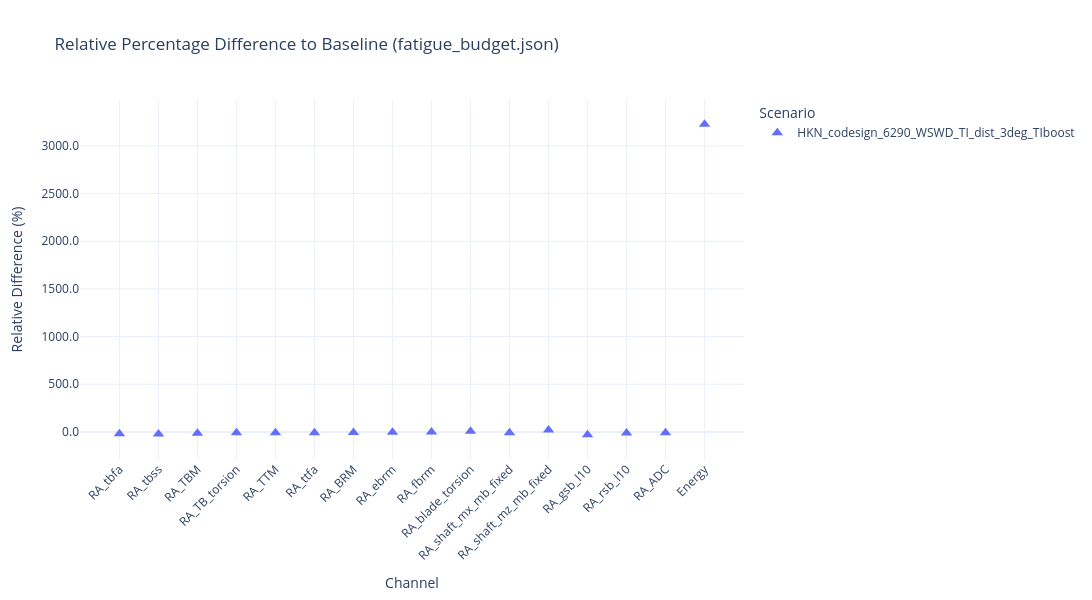

Notebook source saved alongside this figure:
### Code cell
# --- A) Relative-to-baseline scatter from fatigue_budget.json, using scenario FOLDERS ---

import json
import pandas as pd
import plotly.graph_objects as go
from pathlib import Path
from collections import Counter

# ==== CONFIG ====
marker_size = 10
marker_symbol = "triangle-up"
plot_width = 1200
plot_height = 600
# ================

# First folder is baseline; the rest are scenarios to compare against it
scenario_dirs = [
#     r"/groups/SUDOCO/Task23/sudoco_task2.3/baselines/HKN_randTS_10min",
#     r"/groups/SUDOCO/Task23/sudoco_task2.3/results/HKN_randTS_10min_lookuo_only",
#     r"/groups/SUDOCO/Task23/sudoco_task2.3/results/HKN_randTS_10min_override_bats",
#     r"/groups/SUDOCO/Task23/sudoco_task2.3/results/HKN_randTS_10min_rules_WFFCact_lookup_REV_ENRG_only",
#     r"/groups/SUDOCO/Task23/sudoco_task2.3/results/HKN_randTS_10min_shut_REV_WFFC_wspOnly_override_bats",
#     r"/groups/SUDOCO/Task23/sudoco_task2.3/results/HKN_randTS_10min_rules_shutdownREV_WFFCact_lookup_REV_only",
# r"/groups/SUDOCO/Task23/sudoco_task2.3/baselines/TS_DA_HKN_filled_small_gaps"
# r"/groups/SUDOCO/Task23/sudoco_task2.3/baselines/IEC_IB_baseline_IEA22MW",IEC_IB_baseline_IEA22MW
# r'/groups/SUDOCO/Task23/sudoco_task2.3/baselines/TS_FA_HKN_v3',
# r"/groups/SUDOCO/Task23/sudoco_task2.3/results/HKN_yaw_lookup_Pmax",
# r"/groups/SUDOCO/Task23/sudoco_task2.3/results/HKN_DA_yaw_lookup_Pmax_fixedTI_v2"
# r"/groups/SUDOCO/Task23/sudoco_task2.3/results/HKN_codesign_6725_yaw",
# r"baselines/TS_FA_HKN_v3",
# r"results/HKN_TS_DA_HKN_Revenue_shutdown_500",
# r"results/HKN_TS_DA_HKN_Revenue_shutdown_800",
# r"results/HKN_TS_DA_HKN_Revenue_shutdown_1000",
# r"results/HKN_TS_DA_HKN_Revenue_shutdown_1200",
# r"results/HKN_TS_DA_HKN_Revenue_shutdown_1400",
# r"results/HKN_TS_DA_HKN_Revenue_shutdown_1600",
# r'baselines/IEC_IA_baseline_IEA22MW',
# r'baselines/IEC_IB_baseline_IEA22MW',
# r'baselines/IEC_IC_baseline_IEA22MW',
# r'baselines/IEA_HKN_dist_baseline_22MW_single_clip',
# r'baselines/IEA_HKN_dist_baseline_22MW_single_clipTIboost',
# r'baselines/IEA_HKN_dist_baseline_22MW_single_clipTIboost2',
# r'baselines/IEA_HKN_dist_baseline_22MW_single_clipTIboost3',
# r'baselines/IEA_HKN_dist_baseline_22MW_single_clipTIboost4',
# r'baselines/IEA_HKN_dist_baseline_22MW_single_clipTIboost5',
# r'baselines/Dist_HKN_WSWD_TI_dist_3deg',

r'baselines/IEC_IC_baseline_IEA22MW',
# r"/groups/SUDOCO/Task23/sudoco_task2.3/baselines/Dist_HKN_WSWD_TI_dist_3deg_TIboost",
# r"/groups/SUDOCO/Task23/sudoco_task2.3/results/HKN_dist_yaw_lookup_Pmax_fixedTI_TIboost",
# r'results/HKN_codesign_3147_WSWD_TI_dist_3deg_TIboost',
# r'results/HKN_codesign_6725_WSWD_TI_dist_3deg_TIboost',
# r'results/HKN_codesign_8649_WSWD_TI_dist_3deg_TIboost',
r'results/HKN_codesign_6290_WSWD_TI_dist_3deg_TIboost',


# r"baselines/TS_FA_HKN_v3_TIboost",
#  r"/groups/SUDOCO/Task23/sudoco_task2.3/results/HKN_DA_yaw_lookup_Pmax_fixedTI_v2",
#  r"/groups/SUDOCO/Task23/sudoco_task2.3/results/HKN_DA_yaw_lookup_Pmax_fixedTI_v2_TIboost",

# r'baselines/IEC_IC_baseline_IEA22MW',
# r"baselines/Dist_HKN_WSWD_TI_dist_3deg_TIboost",

# r"baselines/TS_FA_HKN_v4_TIboost",
# r"results/HKN_DA_yaw_lookup_Pmax_fixedTI_v4_TIboost",


]

fatigue_files = [str(Path(d) / "fatigue_budget.json") for d in scenario_dirs]

# Load all JSON files into a DataFrame
data = []
for file in fatigue_files:
    with open(file) as f:
        data.append(json.load(f))
df = pd.DataFrame(data)

# Baseline
baseline = df.iloc[0]

# Relative differences (%) for all numeric columns except 'id'
rel_diff_df = pd.DataFrame()
if "id" in df.columns:
    rel_diff_df["id"] = df["id"]

num_cols = [c for c in df.columns if c != "id"]
for col in num_cols:
    rel_diff_df[col] = 100.0 * (df[col] - baseline[col]) / baseline[col]

# Drop baseline row
rel_diff_df = rel_diff_df.iloc[1:].reset_index(drop=True)

# Reorder so Energy & Revenue are last if present
tail_cols = [c for c in ["Energy", "Revenue"] if c in rel_diff_df.columns]
main_cols = [c for c in rel_diff_df.columns if c not in (["id"] + tail_cols)]
rel_diff_df = rel_diff_df[main_cols + tail_cols]

# Legend labels from scenario folder names
paths = [Path(p) for p in fatigue_files]
parent_counts = Counter([p.parent.name for p in paths])
legend_labels = []
for p in paths[1:]:  # skip baseline
    parent = p.parent.name
    label = parent if parent_counts[parent] == 1 else p.parent.name
    legend_labels.append(label)

# Show the relative differences table in console
print("\nRelative Differences (%) vs baseline (fatigue_budget.json):\n")
print(rel_diff_df)

# Scatter plot
fig = go.Figure()
x_channels = [c for c in rel_diff_df.columns if c != "id"]
for label, (_, row) in zip(legend_labels, rel_diff_df.iterrows()):
    fig.add_trace(go.Scatter(
        x=x_channels,
        y=[row[c] for c in x_channels],
        mode="markers",
        marker=dict(size=marker_size, symbol=marker_symbol),
        name=label,
        showlegend=True
    ))

fig.update_layout(
    title="Relative Percentage Difference to Baseline (fatigue_budget.json)",
    xaxis_title="Channel",
    yaxis_title="Relative Difference (%)",
    yaxis_tickformat=".1f",
    template="plotly_white",
    xaxis=dict(tickangle=-45),
    width=plot_width,
    height=plot_height,
    showlegend=True,
    legend_title_text="Scenario"
)

fig.show()

### Figure 1 — Plotly figure (JSON) as saved in the notebook; plotly's stock layout.template omitted (floating-point values rounded to 4 significant figures)
{"data": [{"marker": {"size": 10, "symbol": "triangle-up"}, "mode": "markers", "name": "HKN_codesign_6290_WSWD_TI_dist_3deg_TIboost", "showlegend": true, "type": "scatter", "x": ["RA_tbfa", "RA_tbss", "RA_TBM", "RA_TB_torsion", "RA_TTM", "RA_ttfa", "RA_BRM", "RA_ebrm", "RA_fbrm", "RA_blade_torsion", "RA_shaft_mx_mb_fixed", "RA_shaft_mz_mb_fixed", "RA_gsb_l10", "RA_rsb_l10", "RA_ADC", "Energy"], "y": [-18.54, -21.09, -13.51, -8.406, -8.051, -8.102, -6.623, -3.212, 0.2637, 7.783, -7.981, 20.5, -30.37, -12.28, -7.754, 3227.0]}], "layout": {"height": 600, "legend": {"title": {"text": "Scenario"}}, "showlegend": true, "title": {"text": "Relative Percentage Difference to Baseline (fatigue_budget.json)"}, "width": 1200, "xaxis": {"tickangle": -45, "title": {"text": "Channel"}}, "yaxis": {"tickformat": ".1f", "title": {"text": "Relative Difference (%)"}}}}
